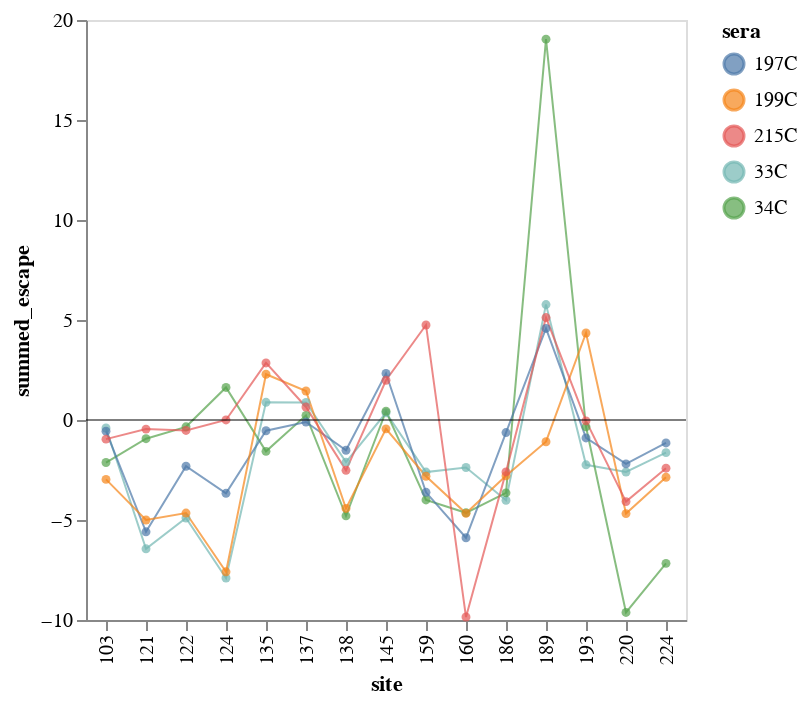

Notebook cell for this chart:
### Code cell
summed_escape_base = (
    alt.Chart(summed_escape_full)
    .encode(
        x=alt.X("site", 
                title="site",
                # scale=alt.Scale(type="log"),
               ),
        y=alt.Y(
            "escape",
            title="summed_escape",
            # scale=alt.Scale(type="log", constant=0.02, domainMax=1),
        ),
        # column='antibody:N',
        color=alt.Color('sera:N', 
                        legend=alt.Legend(orient="right", title='sera'))
    )
)

site_lineplot = (
    (
        (
            summed_escape_base.mark_line(size=1, opacity=0.7)
            # .transform_calculate(_stat_show_line="true")
            # .transform_filter(line_selection)
        )
        + summed_escape_base.mark_circle(opacity=0.7, size=20)
        + alt.Chart(pd.DataFrame({'y': [0]})).mark_rule(opacity=0.5).encode(y='y')
    )
)

# line = alt.Chart(pd.DataFrame({'y': [1]})).mark_rule().encode(y='y')

site_lineplot.configure_axis(grid=False)

### Figure 1 — Vega-Lite specification as saved in the notebook (floating-point values rounded to 4 significant figures)
{"config": {"view": {"continuousWidth": 300, "continuousHeight": 300}, "axis": {"grid": false}}, "layer": [{"mark": {"type": "line", "opacity": 0.7, "size": 1}, "encoding": {"color": {"field": "sera", "legend": {"orient": "right", "title": "sera"}, "type": "nominal"}, "x": {"field": "site", "title": "site", "type": "nominal"}, "y": {"field": "escape", "title": "summed_escape", "type": "quantitative"}}}, {"mark": {"type": "circle", "opacity": 0.7, "size": 20}, "encoding": {"color": {"field": "sera", "legend": {"orient": "right", "title": "sera"}, "type": "nominal"}, "x": {"field": "site", "title": "site", "type": "nominal"}, "y": {"field": "escape", "title": "summed_escape", "type": "quantitative"}}}, {"data": {"name": "data-06fd9f850666401b4599de5588b60692"}, "mark": {"type": "rule", "opacity": 0.5}, "encoding": {"y": {"field": "y", "type": "quantitative"}}}], "data": {"name": "data-af3f1bf5150b3b988e0a1055fe783f72"}, "$schema": "https://vega.github.io/schema/vega-lite/v5.6.1.json", "datasets": {"data-af3f1bf5150b3b988e0a1055fe783f72": [{"site": "103", "escape": -0.4001, "sera": "33C"}, {"site": "121", "escape": -6.441, "sera": "33C"}, {"site": "122", "escape": -4.902, "sera": "33C"}, {"site": "124", "escape": -7.9, "sera": "33C"}, {"site": "135", "escape": 0.8853, "sera": "33C"}, {"site": "137", "escape": 0.8805, "sera": "33C"}, {"site": "138", "escape": -2.108, "sera": "33C"}, {"site": "145", "escape": 0.3626, "sera": "33C"}, {"site": "159", "escape": -2.604, "sera": "33C"}, {"site": "160", "escape": -2.377, "sera": "33C"}, {"site": "186", "escape": -4.011, "sera": "33C"}, {"site": "189", "escape": 5.772, "sera": "33C"}, {"site": "193", "escape": -2.241, "sera": "33C"}, {"site": "220", "escape": -2.599, "sera": "33C"}, {"site": "224", "escape": -1.63, "sera": "33C"}, {"site": "103", "escape": -2.127, "sera": "34C"}, {"site": "121", "escape": -0.9353, "sera": "34C"}, {"site": "122", "escape": -0.3417, "sera": "34C"}, {"site": "124", "escape": 1.628, "sera": "34C"}, {"site": "135", "escape": -1.568, "sera": "34C"}, {"site": "137", "escape": 0.232, "sera": "34C"}, {"site": "138", "escape": -4.79, "sera": "34C"}, {"site": "145", "escape": 0.4378, "sera": "34C"}, {"site": "159", "escape": -3.997, "sera": "34C"}, {"site": "160", "escape": -4.641, "sera": "34C"}, {"site": "186", "escape": -3.643, "sera": "34C"}, {"site": "189", "escape": 19.04, "sera": "34C"}, {"site": "193", "escape": -0.3398, "sera": "34C"}, {"site": "220", "escape": -9.622, "sera": "34C"}, {"site": "224", "escape": -7.168, "sera": "34C"}, {"site": "103", "escape": -0.5598, "sera": "197C"}, {"site": "121", "escape": -5.589, "sera": "197C"}, {"site": "122", "escape": -2.311, "sera": "197C"}, {"site": "124", "escape": -3.667, "sera": "197C"}, {"site": "135", "escape": -0.5363, "sera": "197C"}, {"site": "137", "escape": -0.1001, "sera": "197C"}, {"site": "138", "escape": -1.514, "sera": "197C"}, {"site": "145", "escape": 2.328, "sera": "197C"}, {"site": "159", "escape": -3.616, "sera": "197C"}, {"site": "160", "escape": -5.887, "sera": "197C"}, {"site": "186", "escape": -0.6289, "sera": "197C"}, {"site": "189", "escape": 4.578, "sera": "197C"}, {"site": "193", "escape": -0.8968, "sera": "197C"}, {"site": "220", "escape": -2.193, "sera": "197C"}, {"site": "224", "escape": -1.148, "sera": "197C"}, {"site": "103", "escape": -2.97, "sera": "199C"}, {"site": "121", "escape": -4.999, "sera": "199C"}, {"site": "122", "escape": -4.653, "sera": "199C"}, {"site": "124", "escape": -7.592, "sera": "199C"}, {"site": "135", "escape": 2.287, "sera": "199C"}, {"site": "137", "escape": 1.449, "sera": "199C"}, {"site": "138", "escape": -4.423, "sera": "199C"}, {"site": "145", "escape": -0.4427, "sera": "199C"}, {"site": "159", "escape": -2.813, "sera": "199C"}, {"site": "160", "escape": -4.667, "sera": "199C"}, {"site": "186", "escape": -2.789, "sera": "199C"}, {"site": "189", "escape": -1.086, "sera": "199C"}, {"site": "193", "escape": 4.349, "sera": "199C"}, {"site": "220", "escape": -4.68, "sera": "199C"}, {"site": "224", "escape": -2.862, "sera": "199C"}, {"site": "103", "escape": -0.9572, "sera": "215C"}, {"site": "121", "escape": -0.4558, "sera": "215C"}, {"site": "122", "escape": -0.521, "sera": "215C"}, {"site": "124", "escape": 0.002235, "sera": "215C"}, {"site": "135", "escape": 2.852, "sera": "215C"}, {"site": "137", "escape": 0.6517, "sera": "215C"}, {"site": "138", "escape": -2.517, "sera": "215C"}, {"site": "145", "escape": 1.989, "sera": "215C"}, {"site": "159", "escape": 4.751, "sera": "215C"}, {"site": "160", "escape": -9.851, "sera": "215C"}, {"site": "186", "escape": -2.594, "sera": "215C"}, {"site": "189", "escape": 5.121, "sera": "215C"}, {"site": "193", "escape": -0.04292, "sera": "215C"}, {"site": "220", "escape": -4.081, "sera": "215C"}, {"site": "224", "escape": -2.408, "sera": "215C"}], "data-06fd9f850666401b4599de5588b60692": [{"y": 0}]}}
